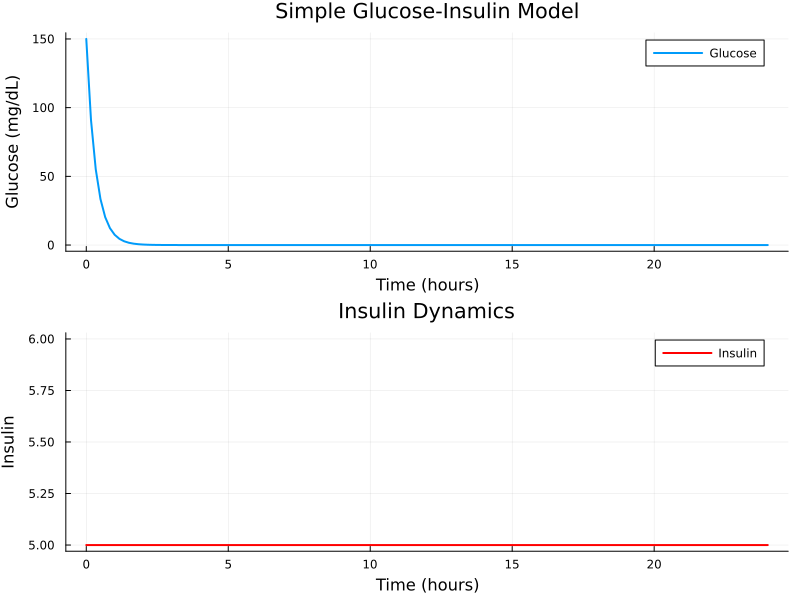

Write the Julia code that produced this figure.
using DifferentialEquations
using Plots

function simple_test()
    println("Running simple test...")
    
    # Simple ODE without any neural networks
    function simple_glucose_ode(du, u, p, t)
        G, I = u
        du[1] = -0.01 * G * I  # Glucose decreases with insulin
        du[2] = -0.02 * I + 0.1  # Insulin dynamics
    end
    
    u0 = [150.0, 5.0]  # Initial glucose and insulin
    tspan = (0.0, 24.0 * 60.0)  # 24 hours in minutes
    prob = ODEProblem(simple_glucose_ode, u0, tspan)
    
    # Solve
    sol = solve(prob, Tsit5(), saveat=0:10:24*60)
    
    # Plot
    t_hours = sol.t ./ 60.0
    p1 = plot(t_hours, sol[1, :], label="Glucose", linewidth=2)
    xlabel!("Time (hours)")
    ylabel!("Glucose (mg/dL)")
    title!("Simple Glucose-Insulin Model")
    
    p2 = plot(t_hours, sol[2, :], label="Insulin", linewidth=2, color=:red)
    xlabel!("Time (hours)")
    ylabel!("Insulin")
    title!("Insulin Dynamics")
    
    plot(p1, p2, layout=(2,1), size=(800, 600))
    savefig("simple_test.png")
    
    println("Simple test completed successfully!")
    return sol
end

# Run test
sol = simple_test()
